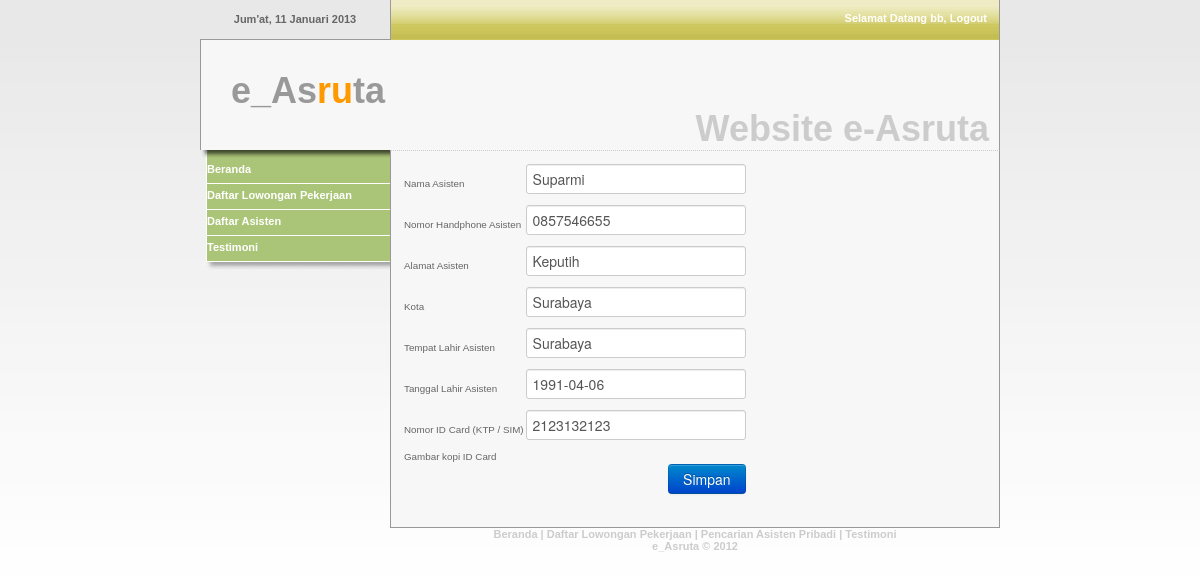
The page /view/form_editasisten.php?id=14 (signed in) on the database its author committed.
### tables this page shows
CREATE TABLE IF NOT EXISTS `asisten` (
  `KD_ASISTEN` int(11) NOT NULL AUTO_INCREMENT,
  `KD_MEMBER` int(11) NOT NULL,
  `NM_ASISTEN` varchar(50) NOT NULL,
  `HAPEASISTEN` varchar(20) NOT NULL,
  `ALAMAT_ASISTEN` varchar(50) NOT NULL,
  `TGL_LAHIRASISTEN` date NOT NULL,
  `TMPT_LAHIRASISTEN` varchar(50) NOT NULL,
  `KOTA_ASISTEN` varchar(50) NOT NULL,
  `NO_IDASISTEN` varchar(20) NOT NULL,
  `COPY_ASISTEN` varchar(40) NOT NULL,
  PRIMARY KEY (`KD_ASISTEN`)
);

### config/koneksi.php (called while the page is built, shortened)
<?php
class Koneksi{
var $db_name='e_asruta';
	function pilihdb(){
		$db_select=mysql_select_db($this->db_name);
	}
	function tutupdb(){
		$tutup = mysql_close() or die ("Tidak bisa memutus koneksi ke database");
		return $tutup;
	}
}

### lib/birojasa_dao.php (called while the page is built, shortened)
<?php
    class birojasa_dao{
	function data_asisten($kd_asisten){
            $sql = "
			Select
			kd_asisten,
			nm_asisten,
			hapeasisten,
			alamat_asisten,
			kota_asisten,
			tmpt_lahirasisten,
			tgl_lahirasisten,
			no_idasisten,
			copy_asisten
			From
			asisten
			Where
			kd_asisten = '".$kd_asisten."'
			";
			$list_cari = false;
			$res = mysql_query($sql);
			if($res){
				while($row = mysql_fetch_assoc($res)){
					$cari = new birojasa();
					$cari->kd_asisten=$row['kd_asisten'];
					$cari->nm_asisten=$row['nm_asisten'];
					$cari->hapeasisten=$row['hapeasisten'];
					$cari->alamat_asisten=$row['alamat_asisten'];
					$cari->kota_asisten=$row['kota_asisten'];
					$cari->tmpt_lahirasisten=$row['tmpt_lahirasisten'];
					$cari->tgl_lahirasisten=$row['tgl_lahirasisten'];
					$cari->no_idasisten=$row['no_idasisten'];
					$cari->copy_asisten=$row['copy_asisten'];
					$list_cari[] = $cari;
				}
			}
		return $list_cari;
	}
}
?>

### view/form_editasisten.php (the view, shortened to what this page needs)
<?php
include_once 'header.php';
include_once 'sidebar_birojasa.php';
include '../lib/birojasa_dao.php';
?>
<div id="contenttext">
<?php
$edit = new birojasa_Dao();
$id = $_GET['id'];
$kd_asisten=mysql_real_escape_string($id);
$data=$edit->data_asisten($kd_asisten);
?>
		<?php
					if($data!=NULL){
						foreach ($data as $list){
				?>
			<div class="bodytext" style="padding:12px;" align="justify">
				<form method="post" action="">
				<table>
					<tr>
						<td>Nama Asisten</td><td><input name="nm_asisten" type="text" value="<?php echo $list->nm_asisten ?>" /></td>
					</tr>
					<tr>
						<td>Nomor Handphone Asisten</td><td><input name="hapeasisten" type="text" value="<?php echo $list->hapeasisten ?>" /></td>
					</tr>
					<tr>
						<td>Alamat Asisten</td><td><input name="alamat_asisten" type="text" value="<?php echo $list->alamat_asisten ?>" /></td>
					</tr>
					<tr>
						<td>Kota</td><td><input name="kota_asisten" type="text" value="<?php echo $list->kota_asisten ?>" /></td>
					</tr>
					<tr>
						<td>Tempat Lahir Asisten</td><td><input name="tmpt_lahirasisten" type="text" value="<?php echo $list->tmpt_lahirasisten ?>" /></td>
					</tr>
					<tr>
						<td>Tanggal Lahir Asisten</td><td><input name="tgl_lahirasisten" type="text" value="<?php echo $list->tgl_lahirasisten ?>" /></td>
					</tr>
					<tr>
						<td>Nomor ID Card (KTP / SIM)</td><td><input name="no_idasisten" type="text" value="<?php echo $list->no_idasisten ?>" /></td>
					</tr>
					<tr>
						<td>Gambar kopi ID Card</td><td><input name="copy_asisten" type="image" value="<?php echo $list->copy_asisten ?>" /></td>
					</tr>
					<tr>
						<td></td>
						<td><div align="right">
						  <input name="Submit" type="submit" value="Simpan" class="btn btn-primary" align="right"/>
					    </div></td>
					</tr>
				</table>
			</form>
			</div>
			<?php 	}
					} ?>
		</div>
<?php include 'footer.php'; ?>

### rows shown on the page
asisten: nm_asisten "Suparmi", hapeasisten "0857546655", alamat_asisten "Keputih", kota_asisten "Surabaya", tmpt_lahirasisten "Surabaya", tgl_lahirasisten "1991-04-06", no_idasisten "2123132123"

### other values the page prints
$waktunya "Jum'at, 11 Januari 2013"
$_SESSION['users'] "bb"
